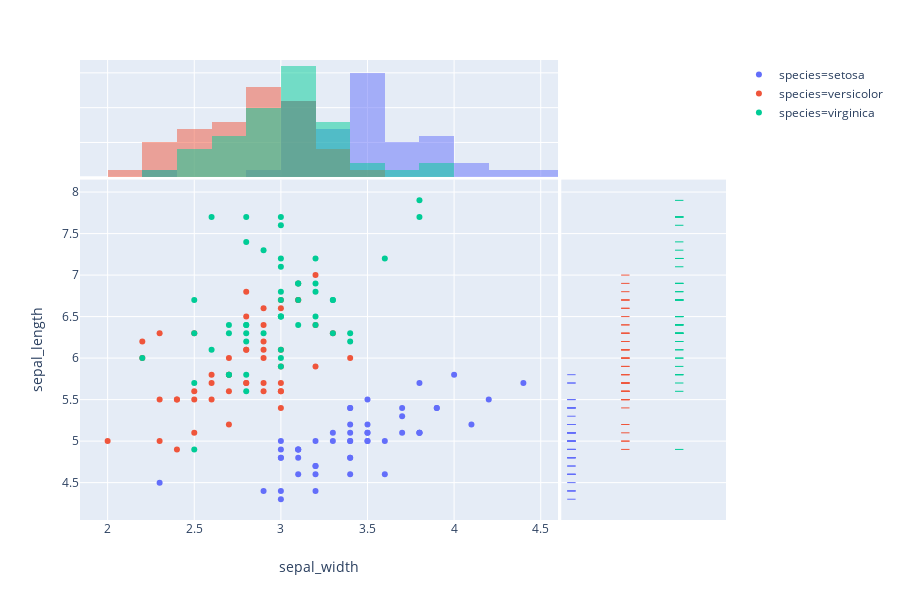

The cell this chart's notebook holds for it:
### Code cell
px.scatter(iris, x="sepal_width", y="sepal_length", color="species", marginal_y="rug", marginal_x="histogram")

### Figure 1 — Plotly figure (JSON) as saved in the notebook; plotly's stock layout.template omitted (floating-point values rounded to 4 significant figures)
{"data": [{"hoverlabel": {"namelength": 0}, "hovertemplate": "species=setosa<br>sepal_width=%{x}<br>sepal_length=%{y}", "legendgroup": "species=setosa", "marker": {"color": "#636efa", "symbol": "circle"}, "mode": "markers", "name": "species=setosa", "showlegend": true, "type": "scatter", "uid": "9fcae86d-54ca-4426-b667-5f837a32d224", "x": [3.5, 3, 3.2, 3.1, 3.6, 3.9, 3.4, 3.4, 2.9, 3.1, 3.7, 3.4, 3, 3, 4, 4.4, 3.9, 3.5, 3.8, 3.8, 3.4, 3.7, 3.6, 3.3, 3.4, 3, 3.4, 3.5, 3.4, 3.2, 3.1, 3.4, 4.1, 4.2, 3.1, 3.2, 3.5, 3.1, 3, 3.4, 3.5, 2.3, 3.2, 3.5, 3.8, 3, 3.8, 3.2, 3.7, 3.3], "xaxis": "x", "y": [5.1, 4.9, 4.7, 4.6, 5, 5.4, 4.6, 5, 4.4, 4.9, 5.4, 4.8, 4.8, 4.3, 5.8, 5.7, 5.4, 5.1, 5.7, 5.1, 5.4, 5.1, 4.6, 5.1, 4.8, 5, 5, 5.2, 5.2, 4.7, 4.8, 5.4, 5.2, 5.5, 4.9, 5, 5.5, 4.9, 4.4, 5.1, 5, 4.5, 4.4, 5, 5.1, 4.8, 5.1, 4.6, 5.3, 5], "yaxis": "y"}, {"alignmentgroup": "True", "bingroup": "x", "hoverlabel": {"namelength": 0}, "hovertemplate": "species=setosa<br>sepal_width=%{x}<br>count=%{y}", "legendgroup": "species=setosa", "marker": {"color": "#636efa"}, "name": "species=setosa", "offsetgroup": "species=setosa", "opacity": 0.5, "showlegend": false, "type": "histogram", "uid": "553caec8-cd47-4b79-9f86-386f73d048db", "x": [3.5, 3, 3.2, 3.1, 3.6, 3.9, 3.4, 3.4, 2.9, 3.1, 3.7, 3.4, 3, 3, 4, 4.4, 3.9, 3.5, 3.8, 3.8, 3.4, 3.7, 3.6, 3.3, 3.4, 3, 3.4, 3.5, 3.4, 3.2, 3.1, 3.4, 4.1, 4.2, 3.1, 3.2, 3.5, 3.1, 3, 3.4, 3.5, 2.3, 3.2, 3.5, 3.8, 3, 3.8, 3.2, 3.7, 3.3], "xaxis": "x", "yaxis": "y2"}, {"alignmentgroup": "True", "boxpoints": "all", "fillcolor": "rgba(255,255,255,0)", "hoverlabel": {"namelength": 0}, "hoveron": "points", "hovertemplate": "species=setosa<br>sepal_length=%{y}", "jitter": 0, "legendgroup": "species=setosa", "line": {"color": "rgba(255,255,255,0)"}, "marker": {"color": "#636efa", "symbol": "line-ew-open"}, "name": "species=setosa", "offsetgroup": "species=setosa", "showlegend": false, "type": "box", "uid": "be211149-ec12-4942-8288-137655af75f9", "xaxis": "x2", "y": [5.1, 4.9, 4.7, 4.6, 5, 5.4, 4.6, 5, 4.4, 4.9, 5.4, 4.8, 4.8, 4.3, 5.8, 5.7, 5.4, 5.1, 5.7, 5.1, 5.4, 5.1, 4.6, 5.1, 4.8, 5, 5, 5.2, 5.2, 4.7, 4.8, 5.4, 5.2, 5.5, 4.9, 5, 5.5, 4.9, 4.4, 5.1, 5, 4.5, 4.4, 5, 5.1, 4.8, 5.1, 4.6, 5.3, 5], "yaxis": "y"}, {"hoverlabel": {"namelength": 0}, "hovertemplate": "species=versicolor<br>sepal_width=%{x}<br>sepal_length=%{y}", "legendgroup": "species=versicolor", "marker": {"color": "#EF553B", "symbol": "circle"}, "mode": "markers", "name": "species=versicolor", "showlegend": true, "type": "scatter", "uid": "4e06232f-7b8e-4810-a0aa-69d513a1a08e", "x": [3.2, 3.2, 3.1, 2.3, 2.8, 2.8, 3.3, 2.4, 2.9, 2.7, 2, 3, 2.2, 2.9, 2.9, 3.1, 3, 2.7, 2.2, 2.5, 3.2, 2.8, 2.5, 2.8, 2.9, 3, 2.8, 3, 2.9, 2.6, 2.4, 2.4, 2.7, 2.7, 3, 3.4, 3.1, 2.3, 3, 2.5, 2.6, 3, 2.6, 2.3, 2.7, 3, 2.9, 2.9, 2.5, 2.8], "xaxis": "x", "y": [7, 6.4, 6.9, 5.5, 6.5, 5.7, 6.3, 4.9, 6.6, 5.2, 5, 5.9, 6, 6.1, 5.6, 6.7, 5.6, 5.8, 6.2, 5.6, 5.9, 6.1, 6.3, 6.1, 6.4, 6.6, 6.8, 6.7, 6, 5.7, 5.5, 5.5, 5.8, 6, 5.4, 6, 6.7, 6.3, 5.6, 5.5, 5.5, 6.1, 5.8, 5, 5.6, 5.7, 5.7, 6.2, 5.1, 5.7], "yaxis": "y"}, {"alignmentgroup": "True", "bingroup": "x", "hoverlabel": {"namelength": 0}, "hovertemplate": "species=versicolor<br>sepal_width=%{x}<br>count=%{y}", "legendgroup": "species=versicolor", "marker": {"color": "#EF553B"}, "name": "species=versicolor", "offsetgroup": "species=versicolor", "opacity": 0.5, "showlegend": false, "type": "histogram", "uid": "d5265e8c-bf29-4b43-b668-5fb998f08241", "x": [3.2, 3.2, 3.1, 2.3, 2.8, 2.8, 3.3, 2.4, 2.9, 2.7, 2, 3, 2.2, 2.9, 2.9, 3.1, 3, 2.7, 2.2, 2.5, 3.2, 2.8, 2.5, 2.8, 2.9, 3, 2.8, 3, 2.9, 2.6, 2.4, 2.4, 2.7, 2.7, 3, 3.4, 3.1, 2.3, 3, 2.5, 2.6, 3, 2.6, 2.3, 2.7, 3, 2.9, 2.9, 2.5, 2.8], "xaxis": "x", "yaxis": "y2"}, {"alignmentgroup": "True", "boxpoints": "all", "fillcolor": "rgba(255,255,255,0)", "hoverlabel": {"namelength": 0}, "hoveron": "points", "hovertemplate": "species=versicolor<br>sepal_length=%{y}", "jitter": 0, "legendgroup": "species=versicolor", "line": {"color": "rgba(255,255,255,0)"}, "marker": {"color": "#EF553B", "symbol": "line-ew-open"}, "name": "species=versicolor", "offsetgroup": "species=versicolor", "showlegend": false, "type": "box", "uid": "a1a072cb-1770-4eda-ab1e-de1896c841cd", "xaxis": "x2", "y": [7, 6.4, 6.9, 5.5, 6.5, 5.7, 6.3, 4.9, 6.6, 5.2, 5, 5.9, 6, 6.1, 5.6, 6.7, 5.6, 5.8, 6.2, 5.6, 5.9, 6.1, 6.3, 6.1, 6.4, 6.6, 6.8, 6.7, 6, 5.7, 5.5, 5.5, 5.8, 6, 5.4, 6, 6.7, 6.3, 5.6, 5.5, 5.5, 6.1, 5.8, 5, 5.6, 5.7, 5.7, 6.2, 5.1, 5.7], "yaxis": "y"}, {"hoverlabel": {"namelength": 0}, "hovertemplate": "species=virginica<br>sepal_width=%{x}<br>sepal_length=%{y}", "legendgroup": "species=virginica", "marker": {"color": "#00cc96", "symbol": "circle"}, "mode": "markers", "name": "species=virginica", "showlegend": true, "type": "scatter", "uid": "966ce7b5-24c7-49c2-8f75-fe8ade6ad3e7", "x": [3.3, 2.7, 3, 2.9, 3, 3, 2.5, 2.9, 2.5, 3.6, 3.2, 2.7, 3, 2.5, 2.8, 3.2, 3, 3.8, 2.6, 2.2, 3.2, 2.8, 2.8, 2.7, 3.3, 3.2, 2.8, 3, 2.8, 3, 2.8, 3.8, 2.8, 2.8, 2.6, 3, 3.4, 3.1, 3, 3.1, 3.1, 3.1, 2.7, 3.2, 3.3, 3, 2.5, 3, 3.4, 3], "xaxis": "x", "y": [6.3, 5.8, 7.1, 6.3, 6.5, 7.6, 4.9, 7.3, 6.7, 7.2, 6.5, 6.4, 6.8, 5.7, 5.8, 6.4, 6.5, 7.7, 7.7, 6, 6.9, 5.6, 7.7, 6.3, 6.7, 7.2, 6.2, 6.1, 6.4, 7.2, 7.4, 7.9, 6.4, 6.3, 6.1, 7.7, 6.3, 6.4, 6, 6.9, 6.7, 6.9, 5.8, 6.8, 6.7, 6.7, 6.3, 6.5, 6.2, 5.9], "yaxis": "y"}, {"alignmentgroup": "True", "bingroup": "x", "hoverlabel": {"namelength": 0}, "hovertemplate": "species=virginica<br>sepal_width=%{x}<br>count=%{y}", "legendgroup": "species=virginica", "marker": {"color": "#00cc96"}, "name": "species=virginica", "offsetgroup": "species=virginica", "opacity": 0.5, "showlegend": false, "type": "histogram", "uid": "128df4cc-111c-4e10-b0ef-e7be98191150", "x": [3.3, 2.7, 3, 2.9, 3, 3, 2.5, 2.9, 2.5, 3.6, 3.2, 2.7, 3, 2.5, 2.8, 3.2, 3, 3.8, 2.6, 2.2, 3.2, 2.8, 2.8, 2.7, 3.3, 3.2, 2.8, 3, 2.8, 3, 2.8, 3.8, 2.8, 2.8, 2.6, 3, 3.4, 3.1, 3, 3.1, 3.1, 3.1, 2.7, 3.2, 3.3, 3, 2.5, 3, 3.4, 3], "xaxis": "x", "yaxis": "y2"}, {"alignmentgroup": "True", "boxpoints": "all", "fillcolor": "rgba(255,255,255,0)", "hoverlabel": {"namelength": 0}, "hoveron": "points", "hovertemplate": "species=virginica<br>sepal_length=%{y}", "jitter": 0, "legendgroup": "species=virginica", "line": {"color": "rgba(255,255,255,0)"}, "marker": {"color": "#00cc96", "symbol": "line-ew-open"}, "name": "species=virginica", "offsetgroup": "species=virginica", "showlegend": false, "type": "box", "uid": "536c6440-33ae-438b-87c6-0df3ada1916a", "xaxis": "x2", "y": [6.3, 5.8, 7.1, 6.3, 6.5, 7.6, 4.9, 7.3, 6.7, 7.2, 6.5, 6.4, 6.8, 5.7, 5.8, 6.4, 6.5, 7.7, 7.7, 6, 6.9, 5.6, 7.7, 6.3, 6.7, 7.2, 6.2, 6.1, 6.4, 7.2, 7.4, 7.9, 6.4, 6.3, 6.1, 7.7, 6.3, 6.4, 6, 6.9, 6.7, 6.9, 5.8, 6.8, 6.7, 6.7, 6.3, 6.5, 6.2, 5.9], "yaxis": "y"}], "layout": {"barmode": "overlay", "height": 600, "legend": {"tracegroupgap": 0}, "margin": {"t": 60}, "xaxis": {"domain": [0, 0.74], "showgrid": true, "title": {"text": "sepal_width"}}, "xaxis2": {"domain": [0.745, 1], "showticklabels": false}, "yaxis": {"domain": [0, 0.74], "showgrid": true, "title": {"text": "sepal_length"}}, "yaxis2": {"domain": [0.745, 1], "showticklabels": false}}}
